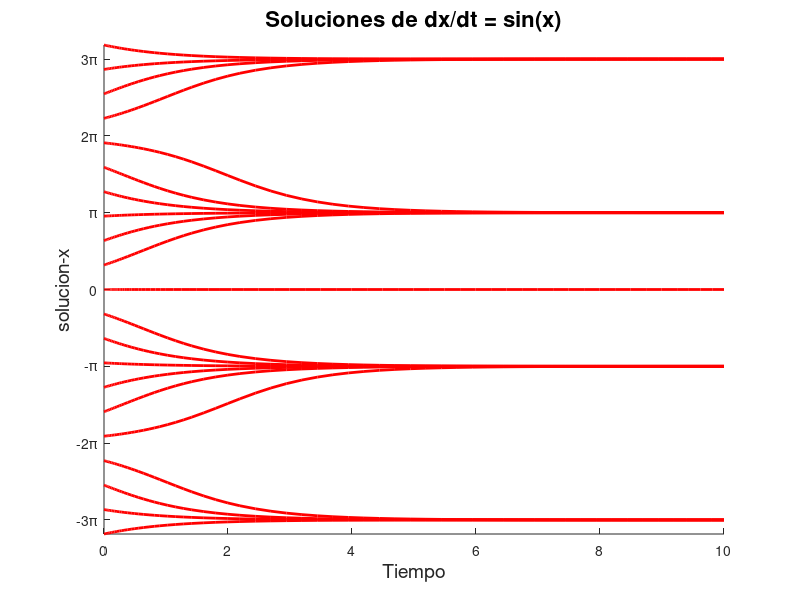
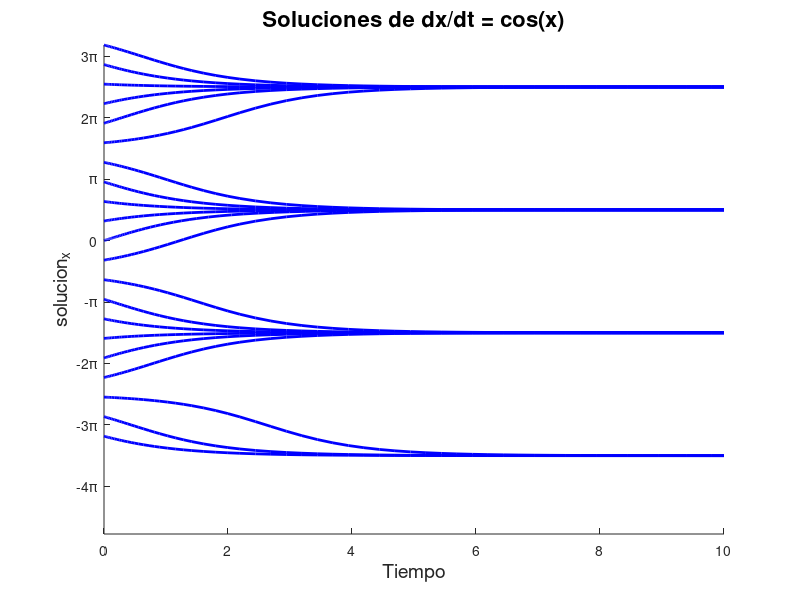

Recreate these plots in MATLAB, in order.
function firs_ode_sin
% dirfield(sin_ex01,-2:0.2:2,-2:0.2:2)

% hold on

for y0 = -10:1:10
      % [t,y]=ode23s(@sin_ex01,[0 10],y0);
    [t,y]=ode45(@sin_ex01,[0 10],[y0,y0]); % Changed equation to run in octave
    
    figure(1) % Create figure for sin(y)
    
    hold on
    plot(t,y(:,1),'r','LineWidth',2);
    
    xlabel('Tiempo','fontsize',14);
    ylabel('solucion-x','fontsize',14);
    
    yticks([-4*pi -3*pi -2*pi -pi 0 pi 2*pi 3*pi 4*pi])
    yticklabels({'-4\pi','-3\pi','-2\pi','-\pi','0','\pi','2\pi','3\pi','4\pi'})
    
    title('Soluciones de dx/dt = sin(x)','fontsize',16);
    
    set(gcf, 'Color', [1 1 1])
    
    figure(2) % Create figure for cos(x)
    
    hold on
    plot(t,y(:,2),'b','LineWidth',2)
    
    xlabel('Tiempo','fontsize',14);
    ylabel('solucion_x','fontsize',14);
    
    yticks([-4*pi -3*pi -2*pi -pi 0 pi 2*pi 3*pi 4*pi])
    yticklabels({'-4\pi','-3\pi','-2\pi','-\pi','0','\pi','2\pi','3\pi','4\pi'})
    
    title('Soluciones de dx/dt = cos(x)','fontsize',16);
    
    %grid 
    hold off
end

% hold off         

function dy = sin_ex01(~,y)
dy = zeros(1,1);     
dy(1)= sin(y(1));  %t*y^2; 
dy(2) = cos(y(2));
dy=dy';
